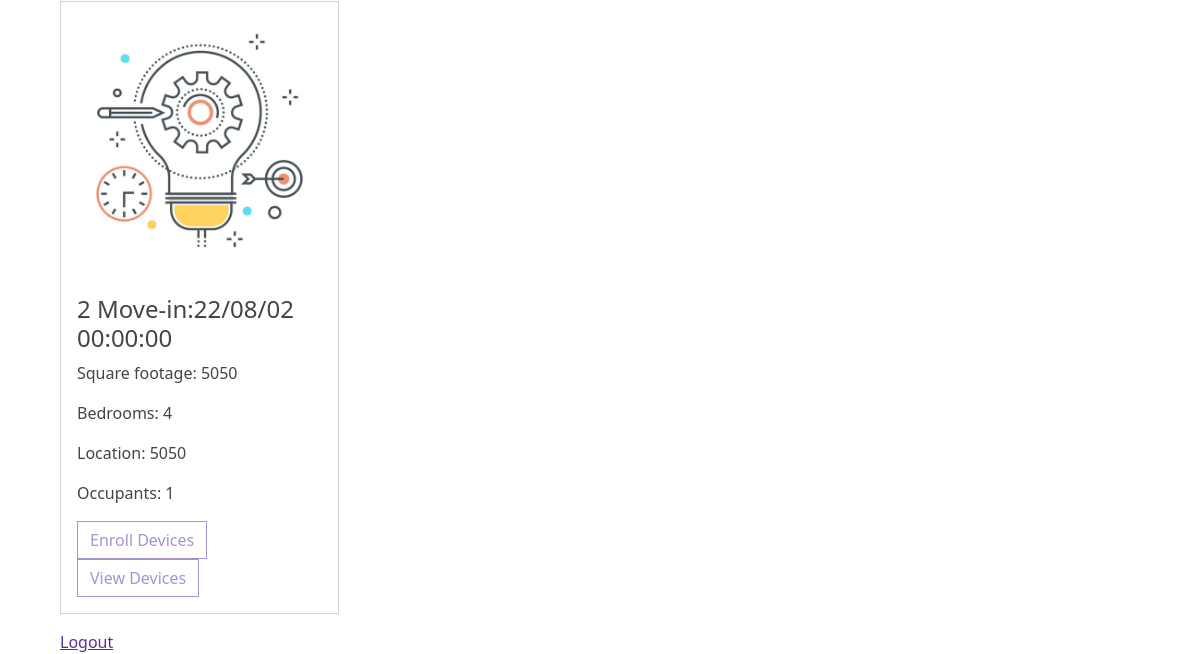
The app's page /dashboard (signed in, lower part), older data.
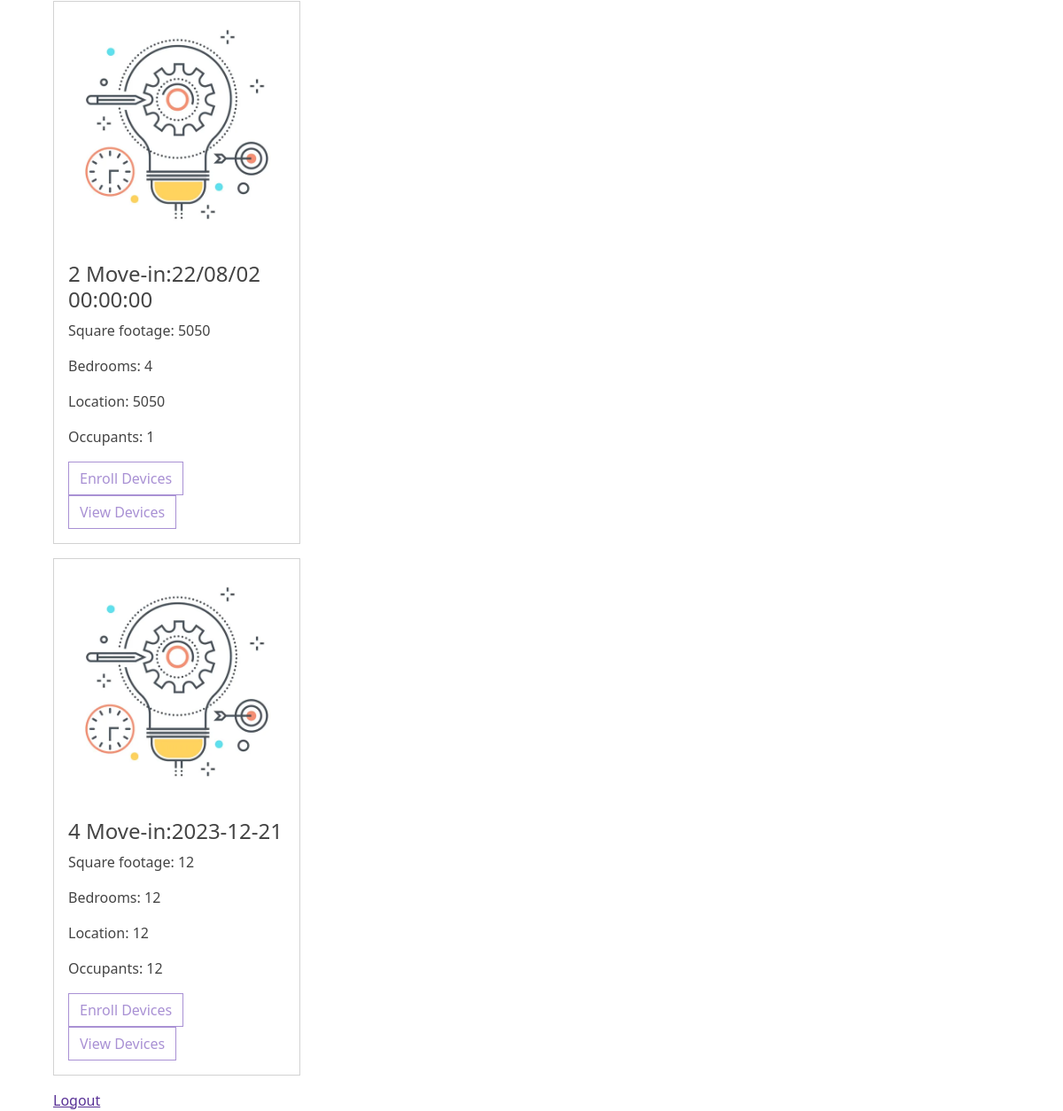
The same page, newer data.
### tables this page shows
CREATE TABLE ServiceLocation (
               LocationID INT(5) PRIMARY KEY,
               UserID INT(5) NOT NULL,
               AddressID INT(5) NOT NULL,
               move_in_date VARCHAR(50) NOT NULL,
               square_footage INT(10) NOT NULL,
               bedrooms INT(5) NOT NULL,
               occupants INT(5) NOT NULL,
               hidden BOOLEAN NOT NULL,
               FOREIGN KEY (UserID) REFERENCES User(UserID),
               FOREIGN KEY (AddressID) REFERENCES Address(AddressID));

### app.py (the view)
@app.route('/dashboard')
def dashboard():
    if 'user_id' in session:
        connection = get_db_connection()
        cursor = connection.cursor()
        locations = cursor.execute('SELECT * FROM ServiceLocation WHERE UserID = ?', (session['user_id'],)).fetchall()
        return render_template('dashboard.html', user_locations=locations)
    else:
        return redirect(url_for('login'))

### app.py (called while the page is built)
def get_db_connection():
    connection = sqlite3.connect('shems.db')
    connection.row_factory = sqlite3.Row
    return connection

### templates/dashboard.html (shortened to what this page needs)
{% extends 'base.html' %}
{% block content %}
<div class="container mt-5 ms-5">
    {% if user_locations %}
    {% for location in user_locations %}
        <div class="col-lg-3 col-md-6 col-sm-12">
            <div class="card my-3">
            <img src="{{url_for('static', filename='homepage_img.jpeg')}}"/>
            <div class="card-body">
                <div class="card-title">
                    <h4>
                        {{ location.LocationID }} Move-in:{{ location.move_in_date }}
                    </h4>
                </div>
                <p>Square footage: {{location.square_footage}}</p>
                <p>Bedrooms: {{location.bedrooms}}</p>
                <p>Location: {{location.square_footage}}</p>
                <p>Occupants: {{location.occupants}}</p>
                <a href="{{ url_for('enroll_device', location_id=location.LocationID) }}" class="btn btn-rounded btn-outline-secondary">Enroll Devices</a>
                <a href="{{ url_for('devices', location_id=location.LocationID) }}" class="btn btn-rounded btn-outline-secondary">View Devices</a>
            </div>
            </div>
        </div>
    {% endfor %}
    {% else %}
        <div class="d-flex container mt-5">
            <h3>No locations yet. Try adding a new location.</h3>
        </div>
    {% endif %}
<a href="/logout">Logout</a>
</div>
{% endblock %}

### templates/base.html (shortened to what this page needs)
<!DOCTYPE html>
<html lang="en">
<head>
    <link rel="stylesheet" href="https://cdn.jsdelivr.net/npm/bootswatch@5.3.2/dist/pulse/bootstrap.min.css">
</head>
<body>
    {% block content %}
    {% endblock %}
</body>
</html>

Row changes from the older to the newer data that the page shows:
added ServiceLocation: LocationID "4", move_in_date "2023-12-21", square_footage "12", bedrooms "12", occupants "12"
